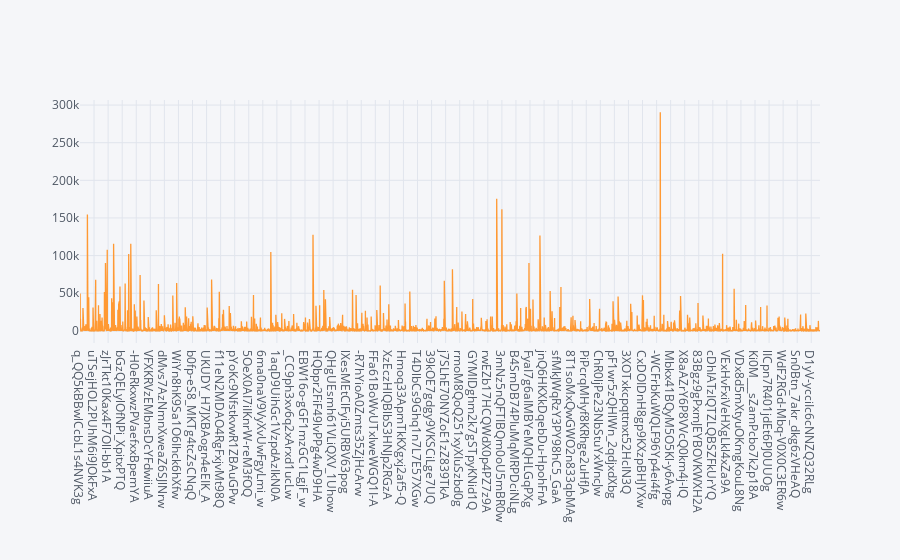

The notebook cell this image was saved under:
### Code cell
import seaborn as sns
import plotly.express as px
import cufflinks as cf
import chart_studio.plotly as py

%matplotlib inline
from plotly.offline import download_plotlyjs, init_notebook_mode, plot, iplot
init_notebook_mode(connected=True)
cf.go_offline()

user_influence_list1=pd.DataFrame(id_list, columns=["user_id"])
user_influence_list1["total_number_of_likes"]=user_influence_list
user_influence_list1.iplot(x="user_id",y="total_number_of_likes")

# df=id_list+user_influence_list
# plt.scatter(id_list,user_influence_list)
# labels=[id_list]
# tooltip = mpld3.plugins.PointLabelTooltip(scatter, labels=labels)
# mpld3.show()
# plt.show()

# l=[]
# data=Yelp_User_Cluster.find_one()
# for key, values in data.items():
#     l.append(values)
# print(l[20])

### Figure 1 — Plotly figure (JSON) as saved in the notebook; plotly's stock layout.template omitted (floating-point values rounded to 4 significant figures; data arrays with more than 128 entries replaced by an {"elided": "..."} marker saying what was removed)
{"data": [{"line": {"color": "rgba(255, 153, 51, 1.0)", "dash": "solid", "shape": "linear", "width": 1.3}, "mode": "lines", "name": "total_number_of_likes", "text": "", "type": "scatter", "x": {"elided": "5000 str values"}, "y": {"elided": "5000 int values"}}], "layout": {"legend": {"bgcolor": "#F5F6F9", "font": {"color": "#4D5663"}}, "paper_bgcolor": "#F5F6F9", "plot_bgcolor": "#F5F6F9", "title": {"font": {"color": "#4D5663"}}, "xaxis": {"gridcolor": "#E1E5ED", "showgrid": true, "tickfont": {"color": "#4D5663"}, "title": {"font": {"color": "#4D5663"}, "text": ""}, "zerolinecolor": "#E1E5ED"}, "yaxis": {"gridcolor": "#E1E5ED", "showgrid": true, "tickfont": {"color": "#4D5663"}, "title": {"font": {"color": "#4D5663"}, "text": ""}, "zerolinecolor": "#E1E5ED"}}}
